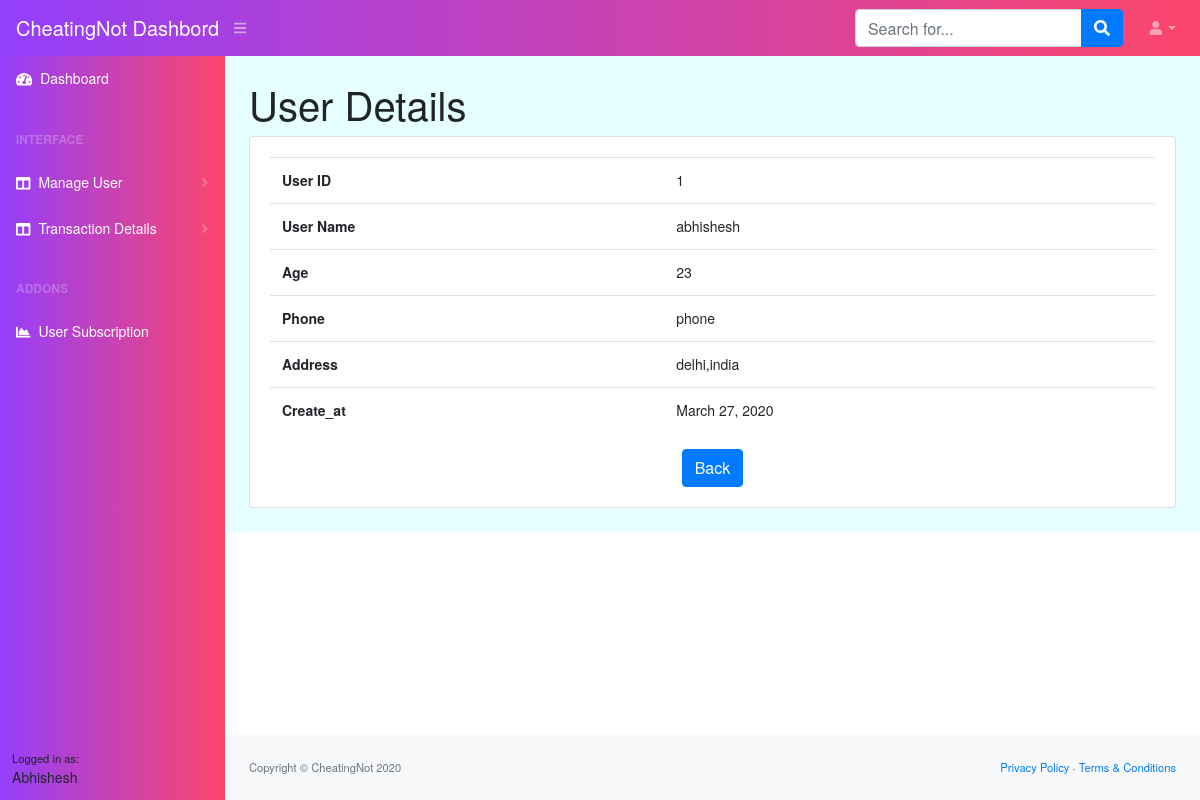
The app's page /Detailsuser/1 with its own data.
### cheatingdash/models.py (models this page shows, shortened)
class UserProfile(models.Model):
    user = models.OneToOneField(User, on_delete=models.CASCADE,null=True, blank=True)
    address = models.TextField( blank=True, null=True)
    age=models.CharField(max_length=4,null=True, blank=True)
    phone=models.CharField(max_length=11,null=True, blank=True)
    city=models.CharField(max_length=40,null=True, blank=True)
    create_at = models.DateTimeField(auto_now_add=True)

### cheatingdash/views.py (the view)
# urls.py: path('Detailsuser/<int:id>',views.Detailsuser,name="Detailsuser"),
def Detailsuser(request, id):
    user = UserProfile.objects.get(id = id)
    return render(request, 'detailsuser.html', {'user': user})

### templates/detailsuser.html (shortened to what this page needs)
{% load static %}
<!DOCTYPE html>
<html lang="en">
    <head>
        <link rel="stylesheet" href="{% static 'css/main.css' %}">
        <link href="https://cdn.datatables.net/1.10.20/css/dataTables.bootstrap4.min.css" rel="stylesheet" />
    </head>
    <body class="sb-nav-fixed">
        <nav class="sb-topnav navbar navbar-expand navbar-dark bg-dark">
            <a class="navbar-brand" href="#">CheatingNot Dashbord</a><button class="btn btn-link btn-sm order-1 order-lg-0" id="sidebarToggle" href="#"><i class="fas fa-bars"></i></button
            >
            <form class="d-none d-md-inline-block form-inline ml-auto mr-0 mr-md-3 my-2 my-md-0">
                <div class="input-group">
                    <input class="form-control" type="text" placeholder="Search for..." aria-label="Search" aria-describedby="basic-addon2" />
                    <div class="input-group-append">
                        <button class="btn btn-primary" type="button"><i class="fas fa-search"></i></button>
                    </div>
                </div>
            </form>
            <ul class="navbar-nav ml-auto ml-md-0">
                <li class="nav-item dropdown">
                    <a class="nav-link dropdown-toggle" id="userDropdown" href="#" role="button" data-toggle="dropdown" aria-haspopup="true" aria-expanded="false"><i class="fas fa-user fa-fw"></i></a>
                </li>
            </ul>
        </nav>
        <div id="layoutSidenav">
            <div id="layoutSidenav_nav">
                <nav class="sb-sidenav accordion sb-sidenav-dark" id="sidenavAccordion">
                    <div class="sb-sidenav-menu">
                        <div class="nav">
                            <a class="nav-link" href="/"
                                ><div class="sb-nav-link-icon"><i class="fas fa-tachometer-alt"></i></div>
                                Dashboard</a
                            >
                            <div class="sb-sidenav-menu-heading">Interface</div>
                            <a class="nav-link collapsed" href="#" data-toggle="collapse" data-target="#collapseLayouts" aria-expanded="false" aria-controls="collapseLayouts"
                                ><div class="sb-nav-link-icon"><i class="fas fa-columns"></i></div>
                               Manage User
                                <div class="sb-sidenav-collapse-arrow"><i class="fas fa-angle-down"></i></div
                            ></a>
                            <a class="nav-link collapsed" href="#" data-toggle="collapse" data-target="#collapseLayouts" aria-expanded="false" aria-controls="collapseLayouts"
                                ><div class="sb-nav-link-icon"><i class="fas fa-columns"></i></div>
                                Transaction Details
                                <div class="sb-sidenav-collapse-arrow"><i class="fas fa-angle-down"></i></div
                            ></a>
                            <div class="sb-sidenav-menu-heading">Addons</div>
                           <a class="nav-link" href="/userSubscription"
                                ><div class="sb-nav-link-icon"><i class="fas fa-chart-area"></i></div>
                                User Subscription</a>
                        </div>
                    </div>
                    <div class="sb-sidenav-footer">
                        <div class="small">Logged in as:</div>
                        Abhishesh
                    </div>
                </nav>
            </div>
            <div id="layoutSidenav_content">
                <main style="background-color: #e6ffff;">
                    <div class="container-fluid">
                        <h1 class="mt-4">User  Details</h1>
                        <div class="card mb-4">
                            <div class="card-body">
                                <div class="table-responsive">
                                   <table class="table">
                <tbody>
                    <tr>
                        <th>User ID</th>
                        <td>{{user.id}}</td>
                    </tr>
                    <tr>
                        <th>User Name</th>
                        <td>{{user.user}}</td>
                    </tr>
                    <tr>
                        <th>Age</th>
                        <td>{{user.age}}</td>
                    </tr>
                    <tr>
                        <th>Phone</th>
                        <td>{{user.phone}}</td>
                    </tr>
                    <tr>
                        <th>Address</th>
                        <td>{{user.address}}</td>
                    </tr>
                    <tr>
                        <th>Create_at</th>
                        <td>{{user.create_at|date}}</td>
                    </tr>
                </tbody>
            </table>
            <div class="text-center">
    <a href="/userList" class="btn btn-primary text-center">Back</a>
</div>
                                </div>
                            </div>
                        </div>
                    </div>
                </main>
                <footer class="py-4 bg-light mt-auto">
                    <div class="container-fluid">
                        <div class="d-flex align-items-center justify-content-between small">
                            <div class="text-muted">Copyright &copy; CheatingNot 2020</div>
                            <div>
                                <a href="#">Privacy Policy</a>
                                &middot;
                                <a href="#">Terms &amp; Conditions</a>
                            </div>
                        </div>
                    </div>
                </footer>
            </div>
        </div>
    </body>
</html>

### records on screen
UserProfile: id "1", user "abhishesh", age "23", phone "phone", address "delhi,india", create_at "March 27, 2020"
